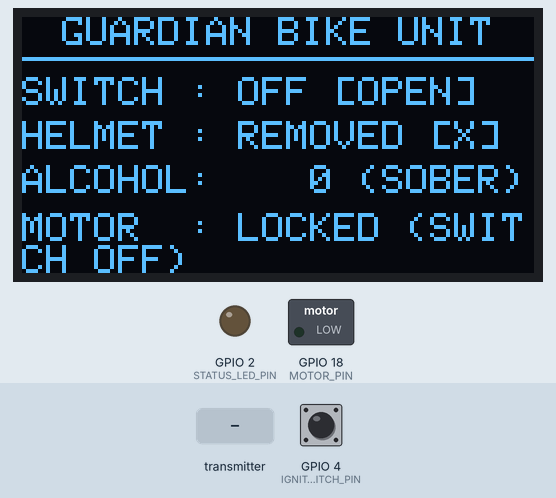
Simulated run of this sketch. Board: ESP32. On the bench: 128×64 one-colour display, switched loads named in the sketch (green lamp = pin HIGH), output pins drawn as LEDs (lit = HIGH). The inputs (shaded band) are chosen by the test bench; at power-on: GPIO 4 (IGNITION_SWITCH_PIN) HIGH. What the sketch prints to the serial monitor is not drawn.

Above: at 1.7 s.
1.8 s: GPIO 4 (IGNITION_SWITCH_PIN) pulled LOW for 0.15 s
At 2.0 s:
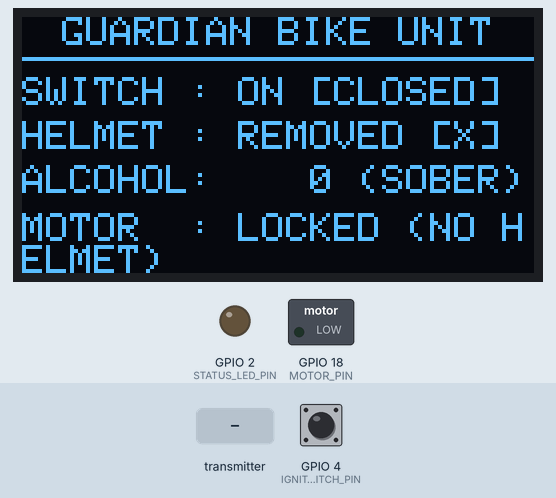
3.6 s: the transmitter starts sending helmetWorn = 1
At 4.2 s:
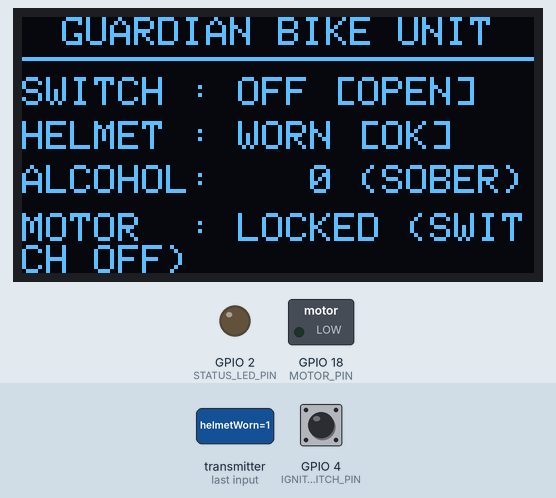
5.3 s: GPIO 4 (IGNITION_SWITCH_PIN) pulled LOW for 1 s
At 6.1 s:
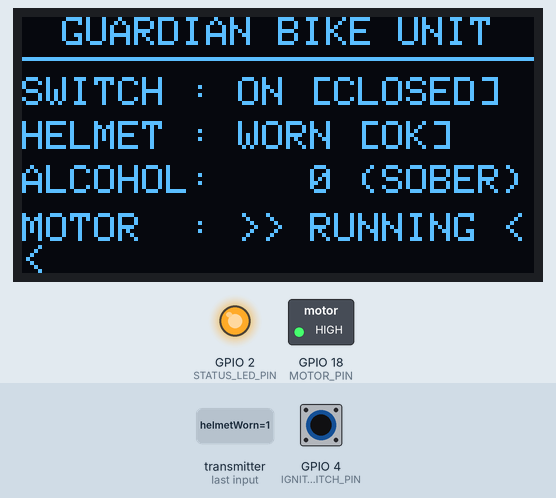
7.9 s: the transmitter starts sending alcoholAdc = 1024
At 9.0 s:
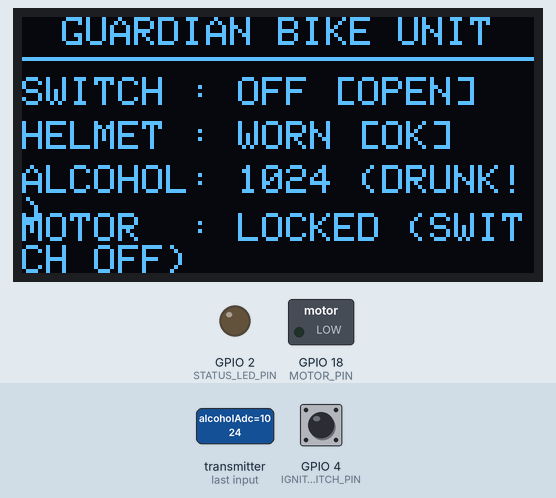
9.6 s: the transmitter starts sending helmetWorn = 0
At 10.5 s:
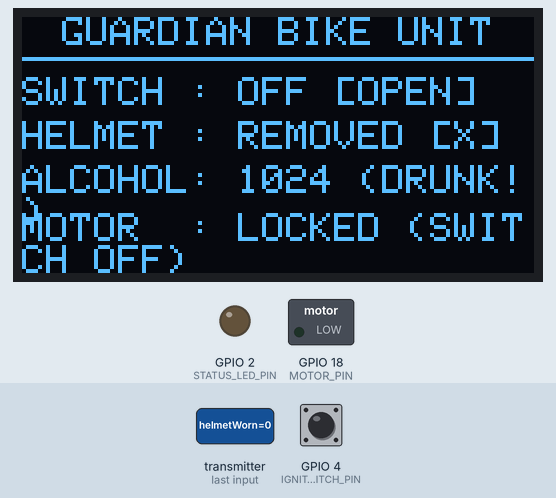
11.2 s: GPIO 4 (IGNITION_SWITCH_PIN) pulled LOW for 0.15 s
At 11.45 s:
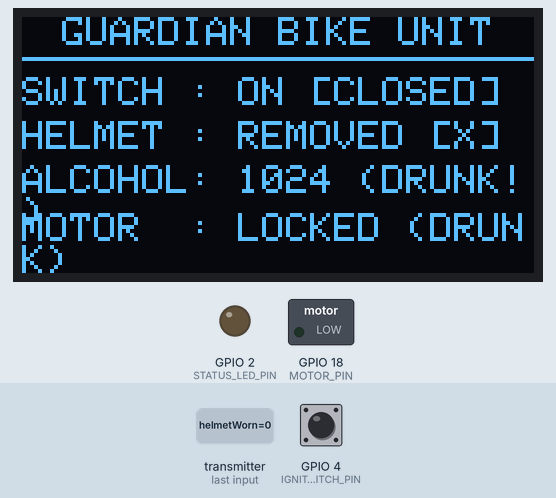
Timing chart, 0 to 14.0 s (numbered marks = the images above; inputs shaded):
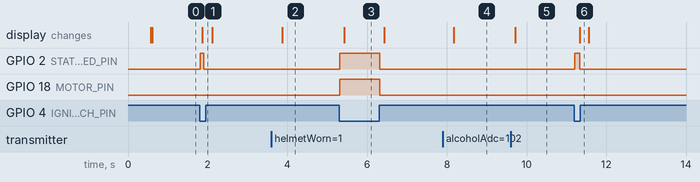

The sketch:

Guardian_Receiver_Bike.ino
```cpp
/**
 * ============================================================================
 * GUARDIAN SMART HELMET - BIKE RECEIVER & IGNITION MOTOR CONTROLLER
 * Target Hardware: ESP32 DevKit V1 (30-Pin)
 * Power Source for ESP32: 5V USB / Power Bank / Buck Converter
 * Power Source for Motor: 1200mAh Rechargeable Li-ion Battery (3.7V - 4.2V)
 * ============================================================================
 *
 * HARDWARE CONNECTIONS:
 * ----------------------------------------------------------------------------
 * 1. TEMPORARY IGNITION KEY SWITCH:
 *    - Switch Terminal 1   -> ESP32 GPIO 4
 *    - Switch Terminal 2   -> ESP32 GND
 *    (Uses internal INPUT_PULLUP: Switch ON/Closed = LOW, Switch OFF/Open = HIGH)
 *
 * 2. MOTOR CONTROL OUTPUT (Relay / MOSFET / Transistor / Motor Driver):
 *    - Control Signal (IN) -> ESP32 GPIO 18 (Active HIGH: HIGH = Motor ON)
 *
 * 3. 1200mAh Li-ion CELL & DC MOTOR POWER WIRING:
 *    - Li-ion Battery (+)  -> Relay COM (or Motor Driver VCC / MOSFET Drain)
 *    - Relay NO Terminal   -> DC Motor (+) Wire
 *    - DC Motor (-) Wire   -> Li-ion Battery (-) Wire
 *    - Li-ion Battery (-)  -> ESP32 GND  (⚠️ CRITICAL: COMMON GROUND REQUIRED!)
 *
 * 4. OPTIONAL I2C OLED (128x64 0.96"):
 *    - OLED VCC            -> ESP32 3V3 (or VIN)
 *    - OLED GND            -> ESP32 GND
 *    - OLED SCL            -> ESP32 GPIO 22
 *    - OLED SDA            -> ESP32 GPIO 21
 *
 * 5. STATUS INDICATOR:
 *    - Built-in Blue LED   -> ESP32 GPIO 2 (Solid ON = Motor Running, Blinking = Lockout)
 * ----------------------------------------------------------------------------
 *
 * EXACT IGNITION MOTOR LOGIC:
 * 1. Switch ON + Helmet Worn + Rider Sober + No Crash  -> MOTOR RUNS! (Ignition Active)
 * 2. Switch ON + Rider is DRUNK                        -> MOTOR STAYS OFF! (Locked until sober)
 * 3. Switch ON + Helmet NOT Worn                       -> MOTOR STAYS OFF! (Must wear helmet)
 * 4. Switch ON + Crash Occurs                          -> MOTOR CUTS OFF INSTANTLY!
 * 5. Switch OFF                                        -> MOTOR OFF
 * ============================================================================
 */

#include <esp_now.h>
#include <WiFi.h>
#include <Wire.h>
#include <Adafruit_GFX.h>
#include <Adafruit_SSD1306.h>

// PIN ASSIGNMENTS
#define IGNITION_SWITCH_PIN 4   // Temporary Ignition Key Switch (INPUT_PULLUP to GND)
#define MOTOR_PIN           18  // Motor Relay / MOSFET Driver Signal (Active HIGH)
#define STATUS_LED_PIN      2   // Built-in Blue LED indicator

// SAFETY THRESHOLDS
const int ALCOHOL_THRESHOLD_ADC      = 800;   // >= 800 ADC = Intoxicated / Engine Locked
const unsigned long HELMET_TIMEOUT_MS = 2500;  // Lock motor if helmet transmitter loses power/range

// OPTIONAL OLED DISPLAY (128x64 I2C)
#define SCREEN_WIDTH 128
#define SCREEN_HEIGHT 64
Adafruit_SSD1306 display(SCREEN_WIDTH, SCREEN_HEIGHT, &Wire, -1);
bool oledAvailable = false;

// TELEMETRY PACKET MATCHING HELMET TRANSMITTER
struct GuardianTelemetryPacket {
  bool helmetWorn;       // true = Worn on head, false = Removed
  int alcoholAdc;        // Raw MQ-3 reading (0 - 4095)
  float totalG;          // Vector G-force impact
  bool isCrashTriggered; // True if crash confirmed
};

GuardianTelemetryPacket helmetData = {false, 0, 1.0, false};
unsigned long lastPacketReceived = 0;
bool motorRunning = false;

// ESP-NOW Receive Callback (Compatible with ESP32 Core 2.x & 3.x)
#if defined(ESP_ARDUINO_VERSION_MAJOR) && (ESP_ARDUINO_VERSION_MAJOR >= 3)
void OnDataRecv(const esp_now_recv_info_t *info, const uint8_t *incomingData, int len) {
#else
void OnDataRecv(const uint8_t *mac, const uint8_t *incomingData, int len) {
#endif
  if (len == sizeof(GuardianTelemetryPacket)) {
    memcpy(&helmetData, incomingData, sizeof(helmetData));
    lastPacketReceived = millis();

    // Instant Zero-Delay Crash Cutoff (< 5ms)
    if (helmetData.isCrashTriggered) {
      digitalWrite(MOTOR_PIN, LOW);
      digitalWrite(STATUS_LED_PIN, LOW);
      motorRunning = false;
    }
  }
}

void updateOledDisplay(bool switchOn, bool isDrunk, bool isSafe, const char* lockReason) {
  if (!oledAvailable) return;

  display.clearDisplay();
  display.setTextColor(WHITE);

  // Header
  display.setTextSize(1);
  display.setCursor(10, 0);
  display.println("GUARDIAN BIKE UNIT");
  display.drawLine(0, 10, 127, 10, WHITE);

  // Line 1: Ignition Switch
  display.setCursor(0, 15);
  display.printf("SWITCH : %s", switchOn ? "ON [CLOSED]" : "OFF [OPEN]");

  // Line 2: Helmet Status
  display.setCursor(0, 26);
  display.printf("HELMET : %s", helmetData.helmetWorn ? "WORN [OK]" : "REMOVED [X]");

  // Line 3: Alcohol
  display.setCursor(0, 37);
  display.printf("ALCOHOL: %4d (%s)", helmetData.alcoholAdc, isDrunk ? "DRUNK!" : "SOBER");

  // Line 4: Motor Status Bar
  display.setCursor(0, 49);
  if (motorRunning) {
    display.println("MOTOR  : >> RUNNING <<");
  } else {
    display.printf("MOTOR  : LOCKED (%s)", lockReason);
  }

  display.display();
}

void setup() {
  Serial.begin(115200);
  delay(500);

  Serial.println("\n=======================================================");
  Serial.println("  🏍️  GUARDIAN BIKE RECEIVER & MOTOR IGNITION CONTROLLER");
  Serial.println("  \"Smart Alcohol & Helmet Interlock for DC Motor\"");
  Serial.println("=======================================================");

  // 1. Digital GPIO Configuration
  pinMode(IGNITION_SWITCH_PIN, INPUT_PULLUP);
  pinMode(MOTOR_PIN, OUTPUT);
  pinMode(STATUS_LED_PIN, OUTPUT);

  // Default state: Motor and LED completely OFF
  digitalWrite(MOTOR_PIN, LOW);
  digitalWrite(STATUS_LED_PIN, LOW);

  // 2. Optional OLED Display (With I2C Timeout to prevent freeze)
  Wire.begin(21, 22);
  Wire.setTimeOut(100);
  if (display.begin(SSD1306_SWITCHCAPVCC, 0x3C)) {
    oledAvailable = true;
    display.clearDisplay();
    display.setTextColor(WHITE);
    display.setTextSize(1);
    display.setCursor(12, 18);
    display.println("GUARDIAN RECEIVER");
    display.setCursor(8, 35);
    display.println("Waiting for Helmet...");
    display.display();
    Serial.println("✅ OLED Display 128x64 Initialized.");
  } else {
    Serial.println("ℹ️  OLED Display not detected (operating in standalone mode).");
  }

  // 3. Initialize ESP-NOW Radio
  WiFi.mode(WIFI_STA);
  WiFi.disconnect();

  if (esp_now_init() != ESP_OK) {
    Serial.println("❌ [ERROR] ESP-NOW initialization failed!");
  } else {
    Serial.println("✅ ESP-NOW Radio Active. Listening for Helmet Transmitter...");
    esp_now_register_recv_cb(OnDataRecv);
  }

  Serial.println("🚀 Receiver Ready. Turn switch ON when wearing helmet & sober to start motor.\n");
}

void loop() {
  unsigned long now = millis();

  // -------------------------------------------------------------
  // 1. READ PHYSICAL IGNITION KEY SWITCH
  // -------------------------------------------------------------
  // INPUT_PULLUP: Switch ON connects pin to GND -> LOW
  bool switchOn = (digitalRead(IGNITION_SWITCH_PIN) == LOW);

  // -------------------------------------------------------------
  // 2. EVALUATE WIRELESS HELMET TELEMETRY
  // -------------------------------------------------------------
  bool helmetConnected = (now - lastPacketReceived < HELMET_TIMEOUT_MS);
  bool helmetWorn      = helmetConnected && helmetData.helmetWorn;
  bool isDrunk         = helmetConnected && (helmetData.alcoholAdc >= ALCOHOL_THRESHOLD_ADC);
  bool isCrash         = helmetConnected && helmetData.isCrashTriggered;

  // Safe condition: Switch is ON + Helmet Worn + Sober + No Crash + Helmet Signal Alive
  bool safeToRun = switchOn && helmetWorn && !isDrunk && !isCrash;

  const char* lockReason = "SAFE";

  // -------------------------------------------------------------
  // 3. MOTOR IGNITION CONTROL LOGIC
  // -------------------------------------------------------------
  if (switchOn) {
    if (safeToRun) {
      // ALL CLEAR: Start the motor from 1200mAh Li-ion battery!
      digitalWrite(MOTOR_PIN, HIGH);
      digitalWrite(STATUS_LED_PIN, HIGH);
      motorRunning = true;
      lockReason = "RUN";
    } else {
      // SWITCH IS ON, BUT SAFETY FAILED -> KEEP MOTOR OFF!
      digitalWrite(MOTOR_PIN, LOW);
      motorRunning = false;

      // Determine Lockout Reason for display & serial
      if (isCrash) {
        lockReason = "CRASH";
      } else if (isDrunk) {
        lockReason = "DRUNK";
      } else if (!helmetWorn) {
        lockReason = "NO HELMET";
      } else if (!helmetConnected) {
        lockReason = "NO HELMET SIGNAL";
      }

      // Fast warning blink on built-in LED (5Hz) to show user why motor won't turn on
      digitalWrite(STATUS_LED_PIN, (now / 100) % 2 == 0 ? HIGH : LOW);
    }
  } else {
    // Switch is OFF -> Motor OFF, LED OFF
    digitalWrite(MOTOR_PIN, LOW);
    digitalWrite(STATUS_LED_PIN, LOW);
    motorRunning = false;
    lockReason = "SWITCH OFF";
  }

  // -------------------------------------------------------------
  // 4. PERIODIC SERIAL & OLED STATUS (Every 250ms)
  // -------------------------------------------------------------
  static unsigned long lastLog = 0;
  if (now - lastLog >= 250) {
    lastLog = now;

    Serial.printf("[BIKE RECEIVER] Switch: %-3s | Helmet: %-7s | Alcohol: %4d (%-5s) | Signal: %-7s | Motor: %s\n",
                  switchOn ? "ON" : "OFF",
                  helmetWorn ? "WORN" : "REMOVED",
                  helmetData.alcoholAdc,
                  isDrunk ? "DRUNK" : "SOBER",
                  helmetConnected ? "ONLINE" : "OFFLINE",
                  motorRunning ? "🟢 RUNNING" : (switchOn ? "🛑 LOCKED" : "⚪ OFF"));

    updateOledDisplay(switchOn, isDrunk, safeToRun, lockReason);
  }

  delay(20);
}
```

Measured:
- after the input at 1.8 s, GPIO 2 (STATUS_LED_PIN): LOW → HIGH at once, → LOW 0.09 s later; the display: changes after 0.06 s (image 1)
- after the input at 3.6 s, the display: changes after 0.26 s (image 2)
- after the input at 5.3 s, GPIO 2 (STATUS_LED_PIN), GPIO 18 (MOTOR_PIN): LOW → HIGH at once, → LOW 1.0 s later; the display: changes after 0.12 s (image 3)
- after the input at 7.9 s, the display: changes after 0.28 s (image 4)
- after the input at 9.6 s, the display: changes after 0.12 s (image 5)
- after the input at 11.2 s, GPIO 2 (STATUS_LED_PIN): LOW → HIGH at once, → LOW 0.13 s later; the display: changes after 0.14 s (image 6)
